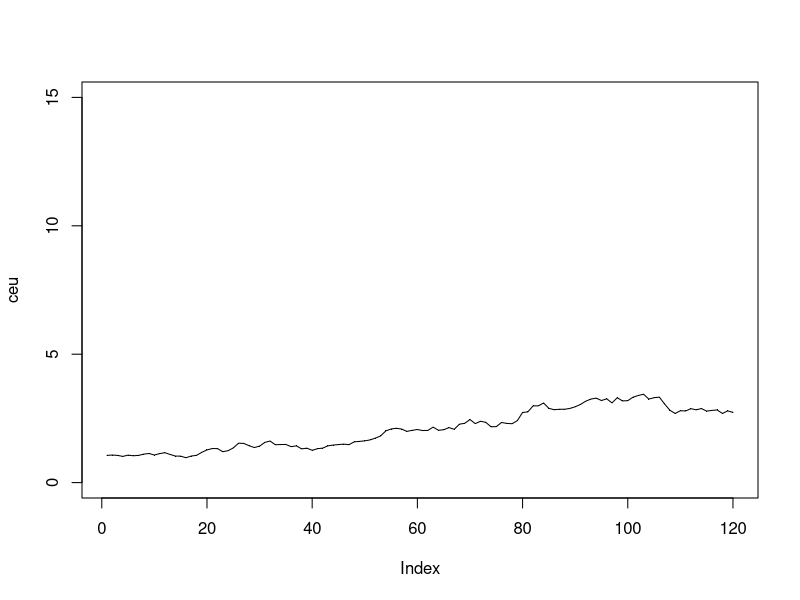
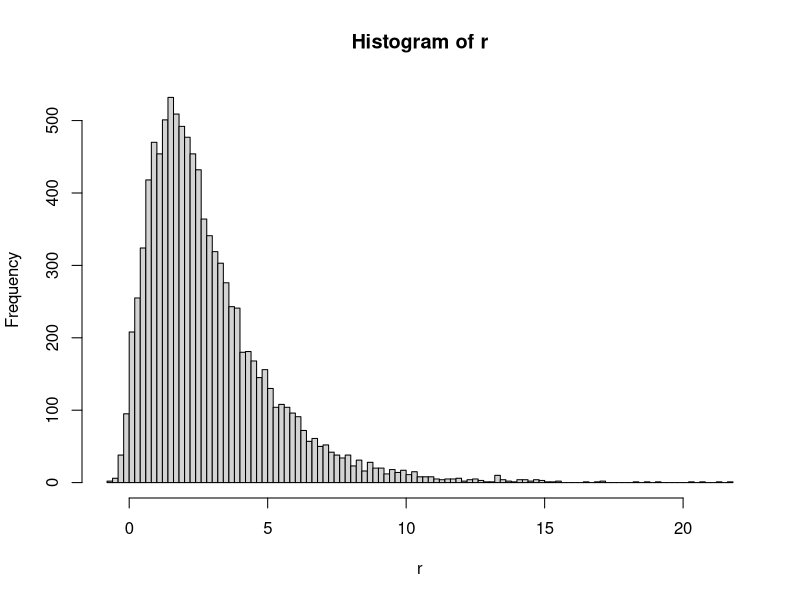

Source code (R) for these figures, in order:
S0=1
nu = .01
sigma=.05
u<-rnorm(120, nu, sigma)
eu<-exp(u)
#ceu<-S0*cumprod(eu)
ceu<-S0*cumprod(exp(u))
ur<-log(ceu/c(1,ceu[-length(ceu)]))
mean(u)
mean(ur)
#eu[1]*eu[2]*eu[3]/ceu[3]
plot(ceu, ylim=c(0,15), pch='.')
lines(ceu)
(1:5)[-5]

r<-replicate(10000,(S0*cumprod(exp(rnorm(120, nu, sigma))))[120]-1)
hist(r, breaks=100)
mean(r)
sd(r)
mean(log(1+r))
bnu<-nu*120
sd(log(1+r))
bsigma<-sigma*sqrt(120)

exp(bnu+bsigma^2/2)-1

mean(r)
(m1<-exp(120*(nu+sigma^2/2))-1)
sd(r)
(s1<-exp(120*(nu+sigma^2/2))*sqrt(exp(120*sigma^2)-1))

mean(log(1+r))
sd(log(1+r))
